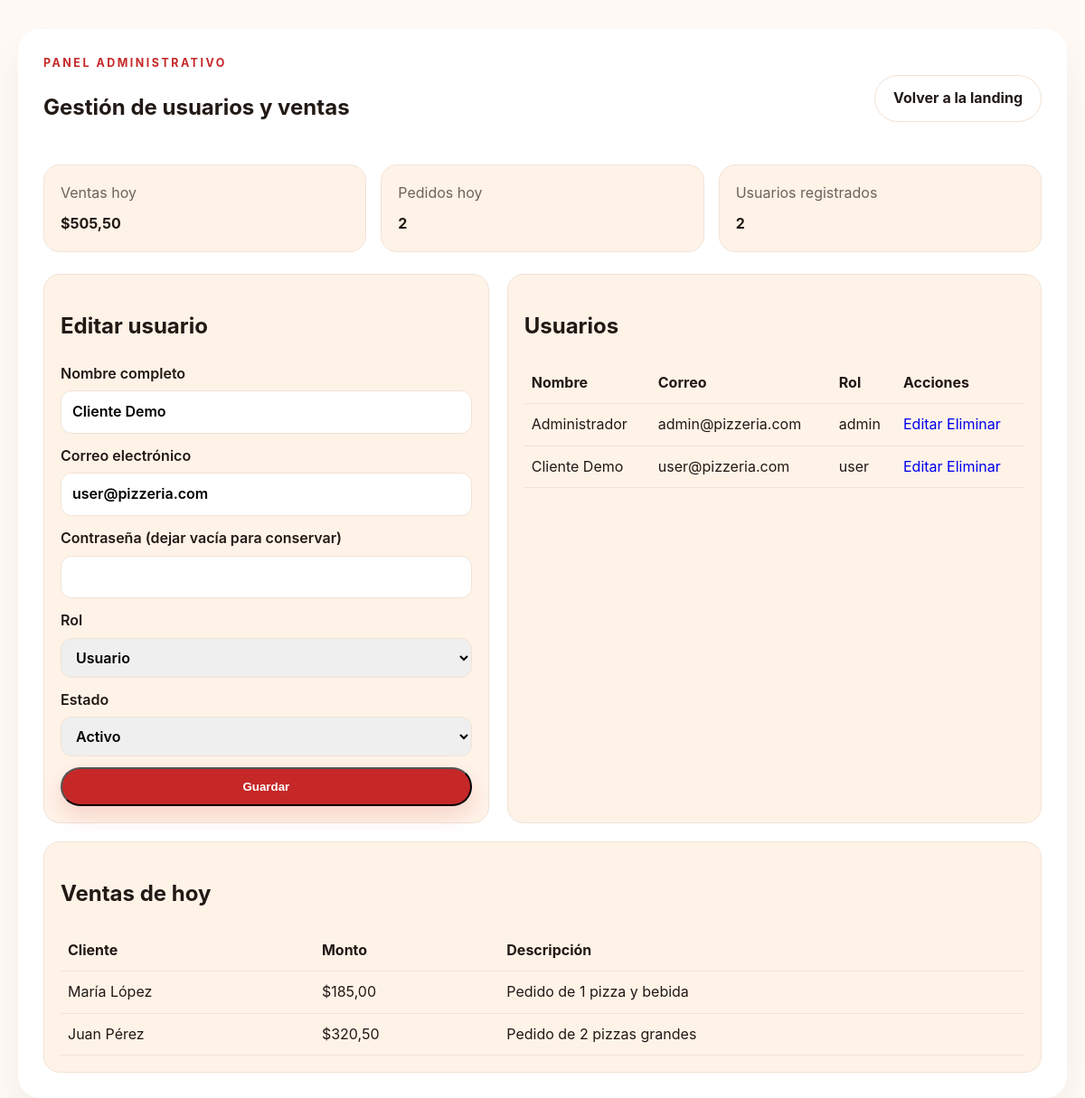
Screenshot of /dashboard.php?edit=2 (signed in) with the database file from the repository.
### tables this page shows
CREATE TABLE IF NOT EXISTS users (
  id INT AUTO_INCREMENT PRIMARY KEY,
  full_name VARCHAR(120) NOT NULL,
  email VARCHAR(150) NOT NULL UNIQUE,
  password_hash VARCHAR(255) NOT NULL,
  role ENUM('admin','user') NOT NULL DEFAULT 'user',
  status ENUM('active','inactive') NOT NULL DEFAULT 'active',
  created_at TIMESTAMP DEFAULT CURRENT_TIMESTAMP
);

CREATE TABLE IF NOT EXISTS sales (
  id INT AUTO_INCREMENT PRIMARY KEY,
  customer_name VARCHAR(120) NOT NULL,
  total_amount DECIMAL(10,2) NOT NULL DEFAULT 0.00,
  sale_date DATE NOT NULL,
  description VARCHAR(255) DEFAULT NULL,
  created_at TIMESTAMP DEFAULT CURRENT_TIMESTAMP
);

### dashboard.php (the view, shortened to what this page needs)
<?php
$pdo = getDb();
$editId = filter_input(INPUT_GET, 'edit', FILTER_VALIDATE_INT);
$usersStmt = $pdo->query('SELECT id, full_name, email, role, status, created_at FROM users ORDER BY created_at DESC');
$users = $usersStmt->fetchAll();
$today = date('Y-m-d');
$salesStmt = $pdo->prepare('SELECT id, customer_name, total_amount, sale_date, description FROM sales WHERE sale_date = ? ORDER BY id DESC');
$salesStmt->execute([$today]);
$dailySales = $salesStmt->fetchAll();
$dailyTotal = array_sum(array_column($dailySales, 'total_amount'));
$selectedUser = null;
if ($editId) {
    $selectedStmt = $pdo->prepare('SELECT id, full_name, email, role, status FROM users WHERE id = ?');
    $selectedStmt->execute([$editId]);
    $selectedUser = $selectedStmt->fetch();
}
?>
<!DOCTYPE html>
<html lang="es">
<head>
  <link rel="stylesheet" href="css/style.css">
</head>
<body>
  <main class="dashboard-shell">
    <section class="dashboard-card">
      <div class="dashboard-header">
        <div>
          <p class="eyebrow">Panel administrativo</p>
          <h1>Gestión de usuarios y ventas</h1>
        </div>
        <a class="btn btn-secondary" href="index.php">Volver a la landing</a>
      </div>
      <div class="stats-grid">
        <article class="stat-card">
          <span class="stat-label">Ventas hoy</span>
          <strong>$<?= number_format($dailyTotal, 2, ',', '.') ?></strong>
        </article>
        <article class="stat-card">
          <span class="stat-label">Pedidos hoy</span>
          <strong><?= count($dailySales) ?></strong>
        </article>
        <article class="stat-card">
          <span class="stat-label">Usuarios registrados</span>
          <strong><?= count($users) ?></strong>
        </article>
      </div>
      <div class="dashboard-grid">
        <section class="panel">
          <h2><?= $selectedUser ? 'Editar usuario' : 'Agregar nuevo usuario' ?></h2>
          <form action="dashboard.php" method="post" class="stacked-form">
            <label>
              Nombre completo
              <input type="text" name="full_name" value="<?= htmlspecialchars($selectedUser['full_name'] ?? '') ?>" required>
            </label>
            <label>
              Correo electrónico
              <input type="email" name="email" value="<?= htmlspecialchars($selectedUser['email'] ?? '') ?>" required>
            </label>
            <label>
              Contraseña <?= $selectedUser ? '(dejar vacía para conservar)' : '' ?>
              <input type="password" name="password">
            </label>
            <label>
              Rol
              <select name="role">
                <option value="user" <?= (($selectedUser['role'] ?? 'user') === 'user') ? 'selected' : '' ?>>Usuario</option>
              </select>
            </label>
            <label>
              Estado
              <select name="status">
                <option value="active" <?= (($selectedUser['status'] ?? 'active') === 'active') ? 'selected' : '' ?>>Activo</option>
              </select>
            </label>
            <button type="submit" class="btn btn-primary">Guardar</button>
          </form>
        </section>
        <section class="panel">
          <h2>Usuarios</h2>
          <div class="table-wrap">
            <table>
              <thead>
                <tr>
                  <th>Nombre</th>
                  <th>Correo</th>
                  <th>Rol</th>
                  <th>Acciones</th>
                </tr>
              </thead>
              <tbody>
                <?php foreach ($users as $item): ?>
                  <tr>
                    <td><?= htmlspecialchars($item['full_name']) ?></td>
                    <td><?= htmlspecialchars($item['email']) ?></td>
                    <td><?= htmlspecialchars($item['role']) ?></td>
                    <td>
                      <a href="dashboard.php?edit=<?= (int) $item['id'] ?>">Editar</a>
                      <a href="dashboard.php?delete=<?= (int) $item['id'] ?>" onclick="return confirm('¿Eliminar este usuario?')">Eliminar</a>
                    </td>
                  </tr>
                <?php endforeach; ?>
              </tbody>
            </table>
          </div>
        </section>
      </div>
      <section class="panel sales-panel">
        <h2>Ventas de hoy</h2>
        <?php if ($dailySales): ?>
          <div class="table-wrap">
            <table>
              <thead>
                <tr>
                  <th>Cliente</th>
                  <th>Monto</th>
                  <th>Descripción</th>
                </tr>
              </thead>
              <tbody>
                <?php foreach ($dailySales as $sale): ?>
                  <tr>
                    <td><?= htmlspecialchars($sale['customer_name']) ?></td>
                    <td>$<?= number_format((float) $sale['total_amount'], 2, ',', '.') ?></td>
                    <td><?= htmlspecialchars($sale['description']) ?></td>
                  </tr>
                <?php endforeach; ?>
              </tbody>
            </table>
          </div>
        <?php else: ?>
          <p>Aún no hay ventas registradas para hoy.</p>
        <?php endif; ?>
      </section>
    </section>
  </main>
</body>
</html>

### css/style.css (style rules this page uses)
:root { --bg: #fffaf5; --surface: #ffffff; --surface-soft: #fff3e8; --text: #221915; --muted: #6f615b; --primary: #c62828; --primary-dark: #9b1f1f; --accent: #f4b35b; --border: #f1e2d5; }
* { box-sizing: border-box; }
body { margin: 0; font-family: 'Inter', sans-serif; background: var(--bg); color: var(--text); line-height: 1.6; }
a { text-decoration: none; }
.eyebrow { margin: 0 0 8px; text-transform: uppercase; letter-spacing: 0.2em; font-size: 0.78rem; font-weight: 700; color: var(--primary); }
.btn { display: inline-block; padding: 12px 20px; border-radius: 999px; font-weight: 700; transition: transform 0.2s ease, box-shadow 0.2s ease; }
.btn-primary { background: var(--primary); color: white; box-shadow: 0 10px 25px rgba(198, 40, 40, 0.16); }
.btn-secondary { color: var(--text); border: 1px solid var(--border); background: white; }
.auth-form label, .stacked-form label { display: flex; flex-direction: column; gap: 6px; font-weight: 600; color: var(--text); }
.auth-form input, .stacked-form input, .stacked-form select { padding: 10px 12px; border: 1px solid var(--border); border-radius: 12px; font: inherit; }
.dashboard-shell { padding: 32px 20px 60px; background: var(--bg); }
.dashboard-card { max-width: 1280px; margin: 0 auto; background: var(--surface); padding: 28px; border-radius: 24px; box-shadow: 0 20px 45px rgba(0, 0, 0, 0.06); }
.dashboard-header { display: flex; justify-content: space-between; align-items: center; gap: 16px; margin-bottom: 24px; }
.stats-grid { display: grid; grid-template-columns: repeat(3, minmax(0, 1fr)); gap: 16px; margin-bottom: 24px; }
.stat-card, .panel { background: var(--surface-soft); border: 1px solid var(--border); border-radius: 18px; padding: 18px; }
.stat-label { display: block; color: var(--muted); margin-bottom: 8px; }
.dashboard-grid { display: grid; grid-template-columns: 1fr 1.2fr; gap: 20px; }
.stacked-form { display: flex; flex-direction: column; gap: 12px; }
.table-wrap { overflow-x: auto; }
table { width: 100%; border-collapse: collapse; }
th, td { padding: 10px 8px; border-bottom: 1px solid var(--border); text-align: left; }
.sales-panel { margin-top: 20px; }

### rows the page displays
users: full_name "Cliente Demo", email "user@pizzeria.com", role "Usuario", status "Activo", role "user"
users: full_name "Administrador", email "admin@pizzeria.com", role "admin"
sales: customer_name "María López", total_amount "185,00", description "Pedido de 1 pizza y bebida"
sales: customer_name "Juan Pérez", total_amount "320,50", description "Pedido de 2 pizzas grandes"

### other values shown
$dailyTotal "505,50"
count($dailySales) "2"
count($users) "2"
